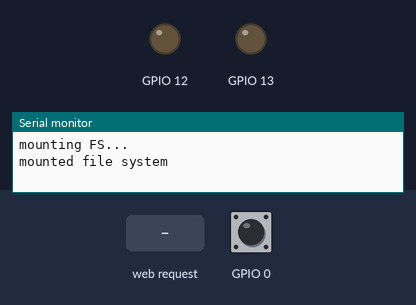
A sketch run on a simulated ESP8266 (Wemos D1 mini). Parts: output pins drawn as LEDs (lit = HIGH), the last lines printed to the serial monitor. Inputs (shaded band) come from the test bench; at power-on: GPIO 0 HIGH. WiFi joins after 1.5 s; servers stay silent unless stated; storage starts empty.

Above: at 0.1 s.
At 2.7 s:
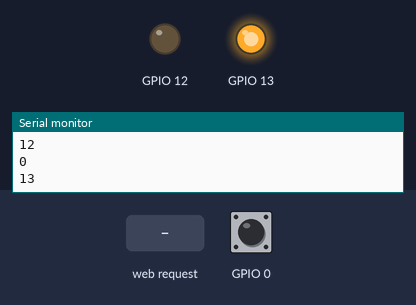
2.8 s: HTTP request GET /LED=ON received
At 3.4 s:
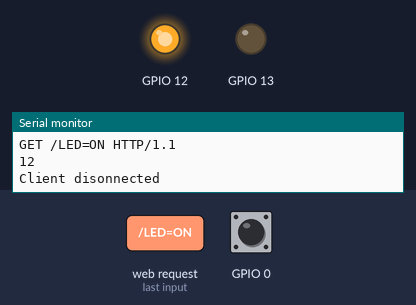
4.3 s: HTTP request GET /config.json received
5.8 s: HTTP request GET /value received
Timing chart, 0 to 8.8 s (numbered marks = the images above; inputs shaded):
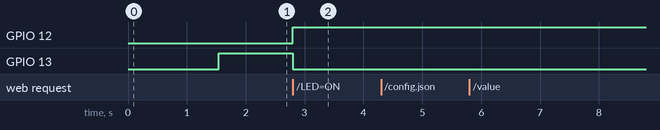

Measured:
- after the input at 2.8 s, GPIO 12: LOW → HIGH at once; GPIO 13: HIGH → LOW at once

The sketch:

ESP8266_MDNS_Hostname_relais_switch.ino.ino
```cpp
// (licence header left out)
#include <FS.h>                   //this needs to be first, or it all crashes and burns...
#include <WiFiManager.h>          //https://github.com/tzapu/WiFiManager

#ifdef ESP32
#include <SPIFFS.h>
#endif

#include <ArduinoJson.h>          //https://github.com/bblanchon/ArduinoJson
#include <ESP8266WiFi.h>
#include <ESP8266mDNS.h>

WiFiServer server(80);

//define your default values here, if there are different values in config.json, they are overwritten.
char mdns_hostname[40] = "Unique Room name?";
char relaispin[6] = "12";
char buttonpin[34] = "0";
char statusledpin[34] = "13";

int intrelaispin;
int intbuttonpin;
int intstatusledpin;

int value = LOW;

//flag for saving data
bool shouldSaveConfig = false;

//callback notifying us of the need to save config
void saveConfigCallback () {
  Serial.println("Should save config");
  shouldSaveConfig = true;
}

void setup() {
  // put your setup code here, to run once:
  Serial.begin(115200);
  Serial.println();

  //clean FS, for testing
  //SPIFFS.format();

  //read configuration from FS json
  Serial.println("mounting FS...");

  if (SPIFFS.begin()) {
    Serial.println("mounted file system");
    if (SPIFFS.exists("/config.json")) {
      //file exists, reading and loading
      Serial.println("reading config file");
      File configFile = SPIFFS.open("/config.json", "r");
      if (configFile) {
        Serial.println("opened config file");
        size_t size = configFile.size();
        // Allocate a buffer to store contents of the file.
        std::unique_ptr<char[]> buf(new char[size]);

        configFile.readBytes(buf.get(), size);

#ifdef ARDUINOJSON_VERSION_MAJOR >= 6
        DynamicJsonDocument json(1024);
        auto deserializeError = deserializeJson(json, buf.get());
        serializeJson(json, Serial);
        if ( ! deserializeError ) {
#else
        DynamicJsonBuffer jsonBuffer;
        JsonObject& json = jsonBuffer.parseObject(buf.get());
        json.printTo(Serial);
        if (json.success()) {
#endif
          Serial.println("\nparsed json");
          strcpy(mdns_hostname, json["mdns_hostname"]);
          strcpy(relaispin, json["relaispin"]);
          strcpy(buttonpin, json["buttonpin"]);
        } else {
          Serial.println("failed to load json config");
        }
        configFile.close();
      }
    }
  } else {
    Serial.println("failed to mount FS");
  }
  //end read

  // The extra parameters to be configured (can be either global or just in the setup)
  // After connecting, parameter.getValue() will get you the configured value
  // id/name placeholder/prompt default length
  WiFiManagerParameter custom_MDNS_HostName("mdnshostname", "MDNS Http://????.local hostname", mdns_hostname, 40);
  WiFiManagerParameter custom_relaispin("relaispin", "Relais sonoff 12, Wemos mini 5.", relaispin, 6);
  WiFiManagerParameter custom_buttonpin("buttonpin", "Button Sonoff 0.", buttonpin, 32);
  WiFiManagerParameter custom_statusledpin("statusled", "Status LED Sonoff 13", statusledpin, 32);


  //WiFiManager
  //Local intialization. Once its business is done, there is no need to keep it around
  WiFiManager wifiManager;

  //set config save notify callback
  wifiManager.setSaveConfigCallback(saveConfigCallback);

  //set static ip
  //wifiManager.setSTAStaticIPConfig(IPAddress(10, 0, 1, 99), IPAddress(10, 0, 1, 1), IPAddress(255, 255, 255, 0));

  //add all your parameters here
  wifiManager.addParameter(&custom_MDNS_HostName);
  wifiManager.addParameter(&custom_relaispin);
  wifiManager.addParameter(&custom_buttonpin);
  wifiManager.addParameter(&custom_statusledpin);

  //reset settings - for testing
  // wifiManager.resetSettings();

  //set minimu quality of signal so it ignores AP's under that quality
  //defaults to 8%
  //wifiManager.setMinimumSignalQuality();

  //sets timeout until configuration portal gets turned off
  //useful to make it all retry or go to sleep
  //in seconds
  wifiManager.setTimeout(300);

  //fetches ssid and pass and tries to connect
  //if it does not connect it starts an access point with the specified name
  //here  "AutoConnectAP"
  //and goes into a blocking loop awaiting configuration
  if (!wifiManager.autoConnect("AutoConnectAP", "")) {
    Serial.println("failed to connect and hit timeout");
    delay(3000);
    //reset and try again, or maybe put it to deep sleep
    ESP.restart();
    delay(5000);
  }

  //if you get here you have connected to the WiFi
  Serial.println("connected...yeey :)");

  //read updated parameters
  strcpy(mdns_hostname, custom_MDNS_HostName.getValue());
  strcpy(relaispin, custom_relaispin.getValue());
  strcpy(buttonpin, custom_buttonpin.getValue());
  strcpy(statusledpin, custom_statusledpin.getValue());

  Serial.println("The values in the file are: ");
  Serial.println("\tmdns_hostname : " + String(mdns_hostname));
  Serial.println("\trelaispin : " + String(relaispin));
  Serial.println("\tbuttonpin : " + String(buttonpin));
  Serial.println("\tstatusledpin : " + String(statusledpin));

  //save the custom parameters to FS
  if (shouldSaveConfig) {
    Serial.println("saving config");
#ifdef ARDUINOJSON_VERSION_MAJOR >= 6
    DynamicJsonDocument json(1024);
#else
    DynamicJsonBuffer jsonBuffer;
    JsonObject& json = jsonBuffer.createObject();
#endif
    json["mdns_hostname"] = mdns_hostname;
    json["relaispin"] = relaispin;
    json["buttonpin"] = buttonpin;
    json["statusledpin"] = statusledpin;

    File configFile = SPIFFS.open("/config.json", "w");
    if (!configFile) {
      Serial.println("failed to open config file for writing");
    }

#ifdef ARDUINOJSON_VERSION_MAJOR >= 6
    serializeJson(json, Serial);
    serializeJson(json, configFile);
#else
    json.printTo(Serial);
    json.printTo(configFile);
#endif
    configFile.close();
    //end save
  }

  Serial.println("local ip");
  Serial.println(WiFi.localIP());


  server.begin();  // Starts the Server

  Serial.println("Server started");

  while (!MDNS.begin(mdns_hostname)) {             // Start the mDNS responder for esp8266.local
    Serial.println("Error setting up MDNS responder!");
  }
  Serial.print("mDNS responder started http://");
  Serial.print(mdns_hostname);
  Serial.println(".local");

  MDNS.addService("http", "tcp", 80);
  Serial.println("mDNS responder started");


  intrelaispin = String(relaispin).toInt();
  Serial.println(intrelaispin);
intbuttonpin = String(buttonpin).toInt();
  Serial.println(intbuttonpin);
intstatusledpin = String(statusledpin).toInt();
  Serial.println(intstatusledpin);


  pinMode(intrelaispin, OUTPUT);
  digitalWrite(intrelaispin, LOW);

  pinMode(intstatusledpin, OUTPUT);
  digitalWrite(intstatusledpin, HIGH);

  pinMode(intbuttonpin, INPUT);

}

void loop() {
  // put your main code here, to run repeatedly:


  MDNS.update();

  if (digitalRead(intbuttonpin) == LOW) {               // manual control on/off toggle light with pushbutton on sonoff
    while (digitalRead(intbuttonpin) == LOW) {
      /*wait for button release*/
    }
    if (value == LOW) {
      digitalWrite(String(relaispin).toInt(), HIGH); // Turn relaispin ON
      value = HIGH;
      digitalWrite(intstatusledpin, LOW);
    }
    else {
      digitalWrite(String(relaispin).toInt(), LOW); // Turn relaispin OFF
      value = LOW;
      digitalWrite(intstatusledpin, HIGH);
    }

  }

  WiFiClient client = server.available();

  if (!client)

  {

    return;

  }

  Serial.println("Waiting for new client");

  while (!client.available())
  {
    delay(1);
  }


  String request = client.readStringUntil('\r');

  Serial.println(request);

  client.flush();

  if (request.indexOf("/value") != -1)
  {
    client.println("HTTP/1.1 200 OK"); //
    client.println("Content-Type: text/html");
    client.println("");
    //client.println("<!DOCTYPE HTML>");
    //client.println("<html>");
    client.println(value); //
    return;
  }


  if (request.indexOf("/LED=ON") != -1)
  {
    digitalWrite(intrelaispin, HIGH); // Turn relaispin ON
    value = HIGH;
    digitalWrite(intstatusledpin, LOW  );
    Serial.println(intrelaispin);
  }

  if (request.indexOf("/LED=OFF") != -1)
  {
    digitalWrite(intrelaispin, LOW); // Turn relaispin OFF
    value = LOW;
    digitalWrite(intstatusledpin, HIGH);
    Serial.println(intrelaispin);
  }


  //*------------------HTML Page Code---------------------*//
  client.println("HTTP/1.1 200 OK"); //
  client.println("Content-Type: text/html");
  client.println("");
  client.println("<!DOCTYPE HTML>");
  client.println("<html>");
  client.print("<meta http-equiv=\"refresh\" content=\"5; URL=http://");
  client.print(WiFi.localIP());
  client.print("\">");
  client.print("<body><center><h4>");
  client.print(" LIGHT = ");

  if (value == HIGH)
  {
    client.print("ON</h4>");
    client.println("<a href=\"/LED=OFF\"\"><button style=\"height:160px; width:320px; background-color:yellow;\"><h1> Turn OFF </h1></button></a>");
  }
  else
  {
    client.print("OFF</h4>");
    client.println("<a href=\"/LED=ON\"\"><button style=\"height:160px; width:320px; background-color:gray;\"><h1>  Turn ON  </h1></button></a>");
  }
  client.print("<a href=\"http://");
  client.print(mdns_hostname);
  client.print(".local\"><h4>http://");
  client.print(mdns_hostname);
  client.println(".local</h4></a>");


  client.print("<a href=\"http://");
  client.print(WiFi.localIP());
  client.print("\"><h4>http://");
  client.print(WiFi.localIP());
  client.println("</h4></a>");

  /*
    <script type = "text/javascript" >
    function preventBack() {
      window.history.forward();
    }
    setTimeout("preventBack()", 0);
    window.onunload = function () {
      null
    };
    < / script >
  */


  client.println("</center></body></html>");


  delay(1);

  Serial.println("Client disonnected");

  Serial.println("");
}
```
